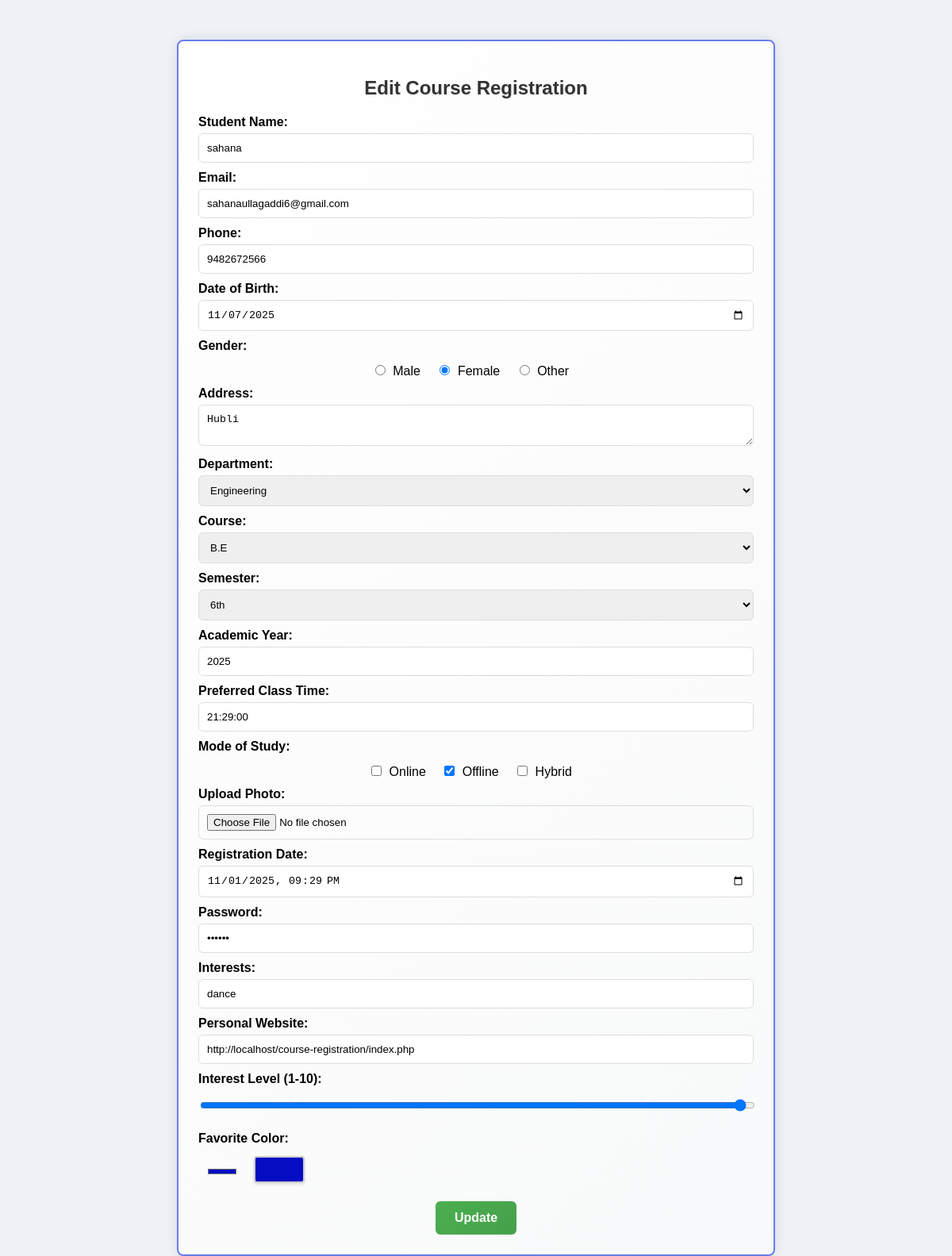
/edit.php?id=5, run on the app's committed database.
### tables this page shows
CREATE TABLE IF NOT EXISTS `users` (
  `id` int NOT NULL AUTO_INCREMENT,
  `student_name` varchar(100) NOT NULL,
  `student_email` varchar(100) NOT NULL,
  `student_phone` varchar(20) NOT NULL,
  `date_of_birth` date NOT NULL,
  `gender` enum('Male','Female','Other') NOT NULL,
  `address` text NOT NULL,
  `department` varchar(100) NOT NULL,
  `course_name` varchar(100) NOT NULL,
  `semester` varchar(10) NOT NULL,
  `year` int NOT NULL,
  `preferred_time` time NOT NULL,
  `mode_of_study` text,
  `photo` varchar(255) DEFAULT NULL,
  `registration_date` datetime NOT NULL,
  `created_at` timestamp NULL DEFAULT CURRENT_TIMESTAMP,
  `password` varchar(255) NOT NULL,
  `search` varchar(255) DEFAULT NULL,
  `url` varchar(255) DEFAULT NULL,
  `interest_level` int DEFAULT NULL,
  `favorite_color` varchar(7) DEFAULT '#000000',
  `pdf_file` varchar(255) DEFAULT NULL,
  PRIMARY KEY (`id`),
  UNIQUE KEY `student_email` (`student_email`)
);

### edit.php (the view, shortened to what this page needs)
<?php
include 'db.php';
$id = $_GET['id'];
$stmt = $conn->prepare("SELECT * FROM users WHERE id=?");
$stmt->execute([$id]);
$row = $stmt->fetch(PDO::FETCH_ASSOC);
?>
<!DOCTYPE html>
<html>
<head>
  <link rel="stylesheet" href="style.css">
</head>
<body>
  <div class="container">
    <h2>Edit Course Registration</h2>
    <form method="POST" action="update.php" enctype="multipart/form-data">
      <label>Student Name:</label>
      <input type="text" name="student_name" value="<?= $row['student_name']; ?>" oninput="this.value = this.value.replace(/[^a-zA-Z\s]/g, '')" required><br>
      <label>Email:</label>
      <input type="email" name="student_email" value="<?= $row['student_email']; ?>" required><br>
      <label>Phone:</label>
      <input type="number" name="student_phone" value="<?= $row['student_phone']; ?>" required><br>
      <label>Date of Birth:</label>
      <input type="date" name="date_of_birth" value="<?= $row['date_of_birth']; ?>" required><br>
      <label>Gender:</label>
      <div class="radio-group">
        <input type="radio" id="male" name="gender" value="Male" <?= $row['gender'] == 'Male' ? 'checked' : ''; ?> required> <label for="male">Male</label>
        <input type="radio" id="female" name="gender" value="Female" <?= $row['gender'] == 'Female' ? 'checked' : ''; ?> required> <label for="female">Female</label>
        <input type="radio" id="other" name="gender" value="Other" <?= $row['gender'] == 'Other' ? 'checked' : ''; ?> required> <label for="other">Other</label>
      </div>
      <label>Address:</label>
      <textarea name="address" required><?= $row['address']; ?></textarea><br>
      <label>Department:</label>
      <select name="department" required>
        <option value="Engineering" <?= $row['department'] == 'Engineering' ? 'selected' : ''; ?>>Engineering</option>
      </select><br>
      <label>Course:</label>
      <select name="course_name" required>
        <option value="B.E" <?= $row['course_name'] == 'B.E' ? 'selected' : ''; ?>>B.E</option>
      </select><br>
      <label>Semester:</label>
      <select name="semester" required>
        <option value="6th" <?= $row['semester'] == '6th' ? 'selected' : ''; ?>>6th</option>
      </select><br>
      <label>Academic Year:</label>
      <input type="number" name="year" value="<?= $row['year']; ?>" min="2020" max="2030" required><br>
      <label>Preferred Class Time:</label>
      <input type="text" name="preferred_time" value="<?= $row['preferred_time']; ?>" placeholder="HH:MM AM/PM" required><br>
      <label>Mode of Study:</label>
      <div class="checkbox-group">
        <?php $modes = explode(',', $row['mode_of_study']); ?>
        <input type="checkbox" id="online" name="mode_of_study[]" value="Online" <?= in_array('Online', $modes) ? 'checked' : ''; ?>> <label for="online">Online</label>
        <input type="checkbox" id="offline" name="mode_of_study[]" value="Offline" <?= in_array('Offline', $modes) ? 'checked' : ''; ?>> <label for="offline">Offline</label>
        <input type="checkbox" id="hybrid" name="mode_of_study[]" value="Hybrid" <?= in_array('Hybrid', $modes) ? 'checked' : ''; ?>> <label for="hybrid">Hybrid</label>
      </div>
      <label>Upload Photo:</label>
      <input type="file" name="photo" accept="image/*"><br>
      <label>Registration Date:</label>
      <input type="datetime-local" name="registration_date" value="<?= date('Y-m-d\TH:i', strtotime($row['registration_date'])); ?>" required><br>
      <label>Password:</label>
      <input type="password" name="password" value="<?= $row['password']; ?>" required><br>
      <label>Interests:</label>
      <input type="search" name="search" value="<?= $row['search']; ?>"><br>
      <label>Personal Website:</label>
      <input type="url" name="url" value="<?= $row['url']; ?>"><br>
      <label>Interest Level (1-10):</label>
      <input type="range" name="range" min="1" max="10" value="<?= $row['interest_level']; ?>"><br>
      <label>Favorite Color:</label>
      <div class="color">
        <input type="color" id="favorite_color" name="favorite_color" value="<?= $row['favorite_color'] ?? '#000000'; ?>">
        <span id="color_preview"></span>
      </div>
      <button type="submit">Update</button>
    </form>
  </div>
</body>
</html>

### style.css (style rules this page uses)
body { font-family: Arial, sans-serif; background-color: #eef2f7; text-align: center; }
.container { background: linear-gradient(135deg, #ffffff 0%, #f8f9fa 100%); width: 700px; margin: 50px auto; padding: 25px; border: 2px solid #667eea; border-radius: 8px; box-shadow: 0 0 15px rgba(0,0,0,0.1); }
.container h2 { color: #333; font-size: 24px; margin-bottom: 20px; text-shadow: 1px 1px 2px rgba(0,0,0,0.1); }
label { display: block; margin-top: 10px; font-weight: bold; text-align: left; }
input[type="text"], input[type="email"], input[type="tel"], input[type="date"], input[type="time"], input[type="datetime-local"], input[type="number"], input[type="file"], input[type="password"], input[type="search"], input[type="url"], input[type="range"], input[type="color"], input[type="image"], input[type="reset"], textarea, select { width: 100%; padding: 10px; margin-top: 5px; border: 1px solid #ddd; border-radius: 6px; box-sizing: border-box; transition: border-color 0.3s ease; }
input[type="radio"], input[type="checkbox"] { margin-right: 5px; margin-top: 10px; }
.radio-group { margin-top: 5px; }
.radio-group input[type="radio"] { margin-right: 5px; }
.radio-group label { display: inline; font-weight: normal; margin-right: 15px; }
.checkbox-group { margin-top: 5px; }
.checkbox-group input[type="checkbox"] { margin-right: 5px; }
.checkbox-group label { display: inline; font-weight: normal; margin-right: 15px; }
button { background: linear-gradient(135deg, #4CAF50 0%, #45a049 100%); color: white; padding: 12px 24px; border: none; border-radius: 6px; cursor: pointer; margin-top: 20px; font-size: 16px; font-weight: bold; transition: transform 0.2s ease, box-shadow 0.2s ease; }
.color { display: flex; align-items: center; gap: 10px; margin-top: 10px; }
.color input[type="color"] { width: 60px; height: 35px; border: none; cursor: pointer; background: none; }
#color_preview { width: 60px; height: 30px; border: 2px solid #ccc; border-radius: 4px; background-color: transparent; box-shadow: 0 2px 4px rgba(0,0,0,0.1); }

### data on the page
users: student_name "sahana", student_email "sahanaullagaddi6@gmail.com", student_phone "9482672566", date_of_birth "11/07/2025", gender "☐ Male", gender "☑ Female", gender "☐ Other", address "Hubli", department "Engineering", course_name "B.E", semester "6th", year "2025", preferred_time "21:29:00", mode_of_study "☑", registration_date "11/01/2025 21:29", search "dance", url "http://localhost/course-registration/index.php", range "10", favorite_color "#060cc1"
